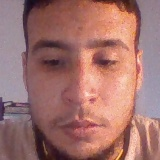
#> input picture dataset/hassan/001.jpg, 160 x 160 px, given in place of the camera
$ jupyter execute add_person_db.ipynb   (shell and % lines are left out)   (older library calls are emulated)
#> lines starting #> are read from the running program, lines starting #| are printed output that depends on the picture; after the words box and inside, x2 and y2 are one past the last pixel; in counts of white or black regions, pixels touching at a corner belong together
#> the answer given: dataset/hassan/001.jpg
[cell 1]
# Mise à jour de PIP

# PyTorch avec une syntaxe plus robuste
print("✓ PyTorch Suite installée")

# Reconnaissance faciale & Vision (Installation groupée)
print("✓ Vision (FaceNet, OpenCV, Pillow) installée")

# (Attention : NumPy 2.x par défaut ici)
print("✓ NumPy 2.x+, SciPy, Pandas, scikit-learn installés")

# 4. Visualisation
print("✓ matplotlib, seaborn installés")

# 5. Utilitaires & Environnement
print("✓ Utilitaires installés")

[cell 2]
import cv2
import os
import numpy as np
import time

def capture_150_faces(person_name, output_dir="dataset"):
    """
    Capture automatique de 150 images de visage
    """
#> called with person_name = 'dataset/hassan/001.jpg', output_dir = 'dataset'
    # Créer dossier
    person_dir = os.path.join(output_dir, person_name)
    os.makedirs(person_dir, exist_ok=True)

    # Détecteur amélioré
    face_cascade = cv2.CascadeClassifier(cv2.data.haarcascades + 'haarcascade_frontalface_default.xml')

    # Webcam
    cap = cv2.VideoCapture(0)
    cap.set(cv2.CAP_PROP_FRAME_WIDTH, 640)
    cap.set(cv2.CAP_PROP_FRAME_HEIGHT, 480)

    print(f"\nCapture de 150 images pour {person_name}...")

    count = 0
    last_capture = 0
    capture_delay = 0.2  # 200ms entre captures

    while count < 150:
        ret, frame = cap.read()
#> frame is the input picture: shape (160, 160, 3); mean B, G, R 109.2, 114, 161.6
        if not ret:
            break

        current_time = time.time()

        # Détection visage
        gray = cv2.cvtColor(frame, cv2.COLOR_BGR2GRAY)
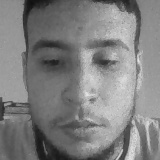
#> gray: shape (160, 160); min 16, max 231, mean 127.7
        faces = face_cascade.detectMultiScale(gray, 1.3, 5, minSize=(100, 100))
#> faces = [[9, 8, 139, 139]]

        display = frame.copy()

        if len(faces) > 0:
            # Prendre le plus grand visage
            faces = sorted(faces, key=lambda x: x[2]*x[3], reverse=True)
            x, y, w, h = faces[0]
#> x = 9; y = 8; w = 139; h = 139

            # Dessiner rectangle
            cv2.rectangle(display, (x, y), (x+w, y+h), (0, 255, 0), 2)
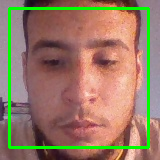
#> display: shape (160, 160, 3); 6.5% of pixels changed, all inside (x1, y1, x2, y2) = (8, 7, 150, 149)

            # Capturer si temps écoulé
            if current_time - last_capture > capture_delay:
                # Vérifier netteté
                face_roi = gray[y:y+h, x:x+w]
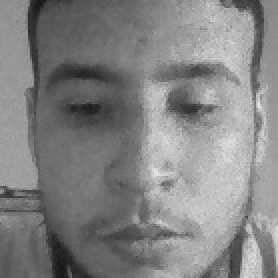
#> face_roi: shape (139, 139) (shown 2 times larger); min 24, max 231, mean 130.7
                sharpness = cv2.Laplacian(face_roi, cv2.CV_64F).var()
#> sharpness = 510.2

                if sharpness > 15:  # Seuil de netteté
                    face = frame[y:y+h, x:x+w]
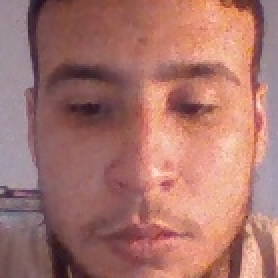
#> face: shape (139, 139, 3) (shown 2 times larger); mean B, G, R 108.6, 115.8, 168.3
                    face_resized = cv2.resize(face, (160, 160))

                    # Sauvegarder
                    filename = f"{count:03d}.jpg"
                    cv2.imwrite(os.path.join(person_dir, filename), face_resized)

                    count += 1
                    last_capture = current_time

                    # Augmentation simple
                    if count % 3 == 0:
                        face_flipped = cv2.flip(face_resized, 1)
                        cv2.imwrite(os.path.join(person_dir, f"{count:03d}_f.jpg"), face_flipped)

        # Affichage info
        cv2.putText(display, f"Images: {count}/150", (10, 30),
                   cv2.FONT_HERSHEY_SIMPLEX, 0.7, (0, 255, 255), 2)
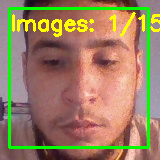
#> display: shape (160, 160, 3); 3.65% of pixels changed, all inside (x1, y1, x2, y2) = (12, 12, 160, 37)

        # Barre progression
        progress = int((count / 150) * 300)
        cv2.rectangle(display, (10, 50), (10 + progress, 60), (0, 255, 0), -1)
#> display: shape (160, 160, 3); 0.09% of pixels changed, all inside (x1, y1, x2, y2) = (11, 50, 13, 61)

        cv2.imshow('Capture Automatique', display)

        if cv2.waitKey(1) & 0xFF == ord('q'):
#> (key q is pressed here)
            break

    cap.release()
    cv2.destroyAllWindows()

    print(f"\n {count} images capturées dans: {person_dir}")
    return count
